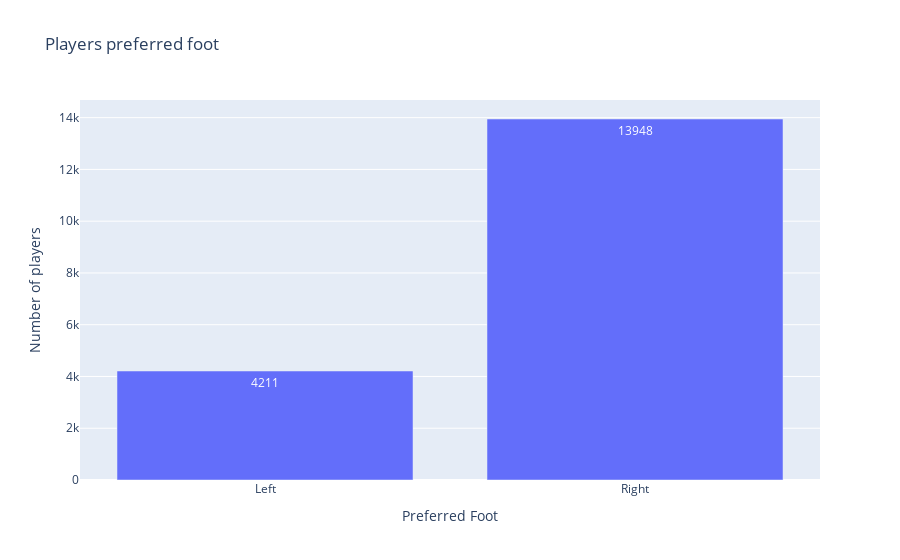

The notebook cell saved with this chart:
### Markdown cell above
## The total number of right foot and left foot players
- 'id' - unique id of each player.
- 'Preferred Foot' - while playing player preferred foot.

### Code cell
#read 2 columns from dataset
preferred_foot = data.filter(['ID','Preferred Foot'])
#check null values
preferred_foot.isnull().sum()
#drop null values
preferred_foot.dropna(inplace=True)
#groupby function split the data into groups
preferred_foot = pd.DataFrame(preferred_foot.groupby(['Preferred Foot']).agg(count_foot=('Preferred Foot','count')))
#reset index to default
preferred_foot.reset_index(level=0,inplace=True)
#create bar graph using plotly
fig = px.bar(data_frame=preferred_foot, x='Preferred Foot', y='count_foot',
            title='Players preferred foot',text='count_foot')
fig.update_traces(textposition='inside')
fig.update_xaxes(title_text="Preferred Foot")
fig.update_yaxes(title_text="Number of players")
fig.show()

### Figure 1 — Plotly figure (JSON) as saved in the notebook; plotly's stock layout.template omitted (floating-point values rounded to 4 significant figures)
{"data": [{"alignmentgroup": "True", "hovertemplate": "Preferred Foot=%{x}<br>count_foot=%{text}<extra></extra>", "legendgroup": "", "marker": {"color": "#636efa"}, "name": "", "offsetgroup": "", "orientation": "v", "showlegend": false, "text": [4211, 13948], "textposition": "inside", "type": "bar", "x": ["Left", "Right"], "xaxis": "x", "y": [4211, 13948], "yaxis": "y"}], "layout": {"autosize": true, "barmode": "relative", "legend": {"tracegroupgap": 0}, "title": {"text": "Players preferred foot"}, "xaxis": {"anchor": "y", "autorange": true, "domain": [0, 1], "range": [-0.5, 1.5], "title": {"text": "Preferred Foot"}, "type": "category"}, "yaxis": {"anchor": "x", "autorange": true, "domain": [0, 1], "range": [0, 14680.0], "title": {"text": "Number of players"}, "type": "linear"}}}
